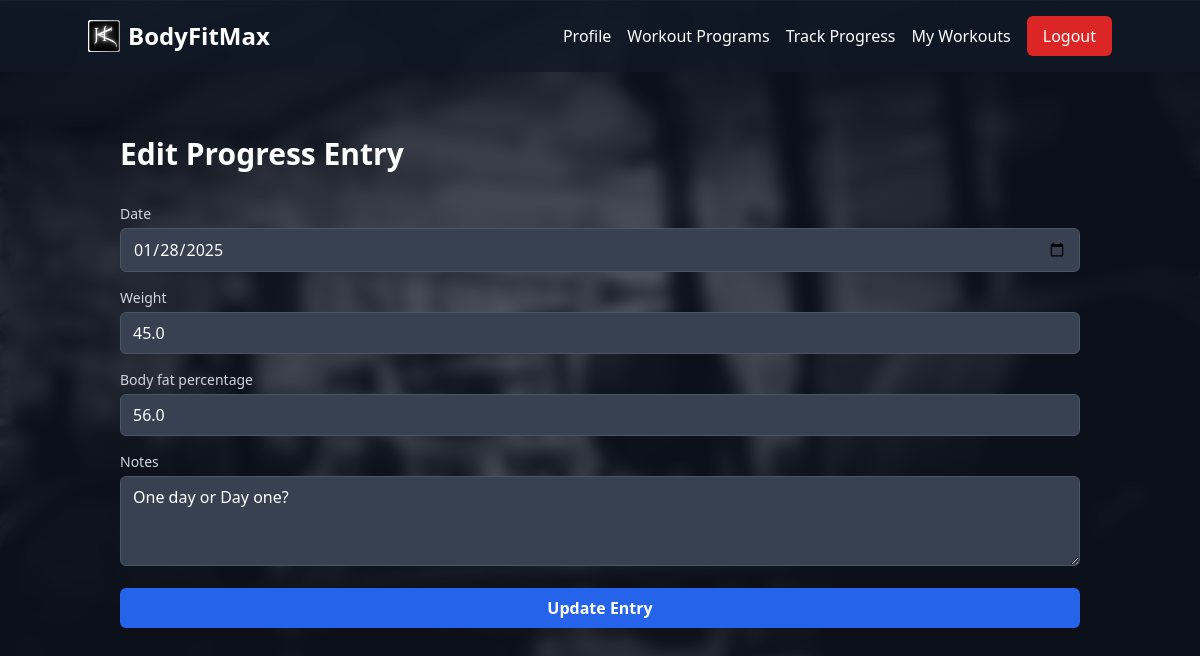
The page /track_progress/edit/1/ (signed in) on the database its author committed.
### fitness/models.py (models this page shows, shortened)
class UserProgress(models.Model):
    user = models.ForeignKey(User, on_delete=models.CASCADE)
    date = models.DateField()
    weight = models.FloatField()
    body_fat_percentage = models.FloatField(null=True, blank=True)
    notes = models.TextField(blank=True)

### fitness/views.py (the view)
# urls.py: path('track_progress/edit/<int:entry_id>/', edit_progress_entry, name='edit_progress_entry'),
@login_required
def edit_progress_entry(request, entry_id):
    progress_entry = get_object_or_404(UserProgress, id=entry_id, user=request.user)
    if request.method == 'POST':
        form = UserProgressForm(request.POST, instance=progress_entry)
        if form.is_valid():
            form.save()
            messages.success(request, 'Progress entry updated successfully.')
            return redirect('track_progress')
    else:
        form = UserProgressForm(instance=progress_entry)
    return render(request, 'fitness/edit_progress_entry.html', {'form': form})

### fitness/templates/fitness/edit_progress_entry.html (shortened to what this page needs)
{% extends 'fitness/base.html' %}
{% block content %}
<div class="container mx-auto px-4 py-8">
    <h2 class="text-3xl font-bold mb-8 text-white">Edit Progress Entry</h2>
    <form method="post" class="space-y-4">
        {% for field in form %}
            <div>
                <label for="{{ field.id_for_label }}" class="block text-sm font-medium text-gray-300 mb-1">
                    {{ field.label }}
                </label>
                <div class="mt-1">
                    {{ field }}
                </div>
            </div>
        {% endfor %}
        <button type="submit" class="w-full bg-blue-600 hover:bg-blue-700 text-white font-bold py-2 px-4 rounded-md transition duration-300 ease-in-out">
            Update Entry
        </button>
    </form>
</div>
{% endblock %}

### rows shown on the page
UserProgress: form "01/28/2025" "45.0" "56.0" "One day or Day one?"

### other values the page prints
{{ field.label }} "Date" "Weight" "Body fat percentage" "Notes"
